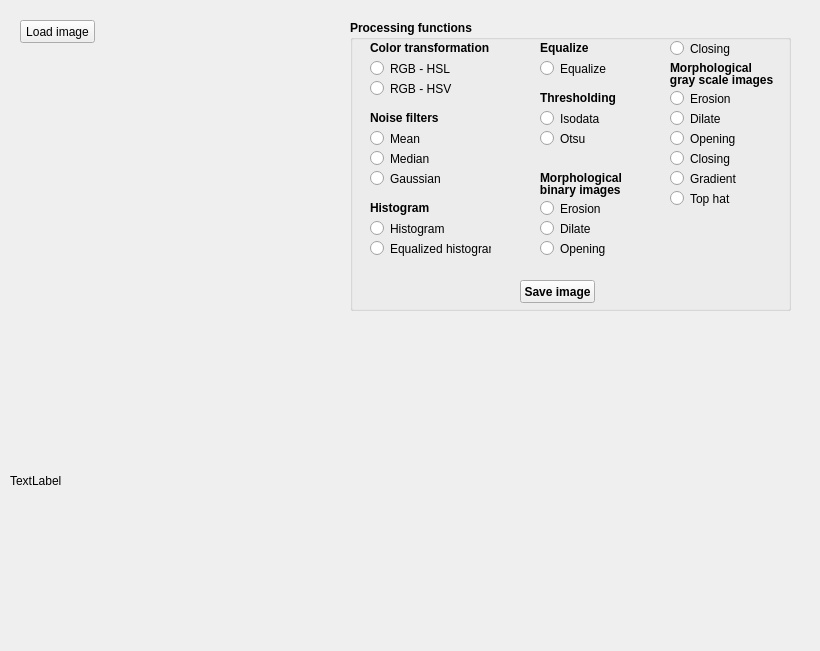
<?xml version="1.0" encoding="UTF-8"?>
<ui version="4.0">
 <class>MainWindow</class>
 <widget class="QMainWindow" name="MainWindow">
  <property name="enabled">
   <bool>true</bool>
  </property>
  <property name="geometry">
   <rect>
    <x>0</x>
    <y>0</y>
    <width>820</width>
    <height>651</height>
   </rect>
  </property>
  <property name="windowTitle">
   <string>MainWindow</string>
  </property>
  <widget class="QWidget" name="centralWidget">
   <widget class="QPushButton" name="pushButtonLoadImage">
    <property name="geometry">
     <rect>
      <x>20</x>
      <y>20</y>
      <width>75</width>
      <height>23</height>
     </rect>
    </property>
    <property name="styleSheet">
     <string notr="true"/>
    </property>
    <property name="text">
     <string>Load image</string>
    </property>
   </widget>
   <widget class="QLabel" name="route">
    <property name="geometry">
     <rect>
      <x>20</x>
      <y>50</y>
      <width>311</width>
      <height>21</height>
     </rect>
    </property>
    <property name="styleSheet">
     <string notr="true"/>
    </property>
    <property name="text">
     <string/>
    </property>
   </widget>
   <widget class="QGroupBox" name="groupBox">
    <property name="geometry">
     <rect>
      <x>350</x>
      <y>20</y>
      <width>441</width>
      <height>291</height>
     </rect>
    </property>
    <property name="font">
     <font>
      <bold>true</bold>
     </font>
    </property>
    <property name="title">
     <string>Processing functions</string>
    </property>
    <widget class="QPushButton" name="pushButtonSaveImage">
     <property name="geometry">
      <rect>
       <x>170</x>
       <y>260</y>
       <width>75</width>
       <height>23</height>
      </rect>
     </property>
     <property name="text">
      <string>Save image</string>
     </property>
    </widget>
    <widget class="QRadioButton" name="radioButtonRGBtoHSL">
     <property name="geometry">
      <rect>
       <x>20</x>
       <y>40</y>
       <width>82</width>
       <height>17</height>
      </rect>
     </property>
     <property name="font">
      <font>
       <bold>false</bold>
      </font>
     </property>
     <property name="text">
      <string>RGB - HSL</string>
     </property>
    </widget>
    <widget class="QRadioButton" name="radioButtonRGBtoHSV">
     <property name="geometry">
      <rect>
       <x>20</x>
       <y>60</y>
       <width>82</width>
       <height>17</height>
      </rect>
     </property>
     <property name="font">
      <font>
       <bold>false</bold>
      </font>
     </property>
     <property name="text">
      <string>RGB - HSV</string>
     </property>
    </widget>
    <widget class="QRadioButton" name="radioButtonMeanFilter">
     <property name="geometry">
      <rect>
       <x>20</x>
       <y>110</y>
       <width>101</width>
       <height>17</height>
      </rect>
     </property>
     <property name="font">
      <font>
       <bold>false</bold>
      </font>
     </property>
     <property name="text">
      <string>Mean </string>
     </property>
    </widget>
    <widget class="QRadioButton" name="radioButtonMedianFilter">
     <property name="geometry">
      <rect>
       <x>20</x>
       <y>130</y>
       <width>111</width>
       <height>17</height>
      </rect>
     </property>
     <property name="font">
      <font>
       <bold>false</bold>
      </font>
     </property>
     <property name="text">
      <string>Median</string>
     </property>
    </widget>
    <widget class="QRadioButton" name="radioButtonGaussianFilter">
     <property name="geometry">
      <rect>
       <x>20</x>
       <y>150</y>
       <width>111</width>
       <height>17</height>
      </rect>
     </property>
     <property name="font">
      <font>
       <bold>false</bold>
      </font>
     </property>
     <property name="text">
      <string>Gaussian</string>
     </property>
    </widget>
    <widget class="QRadioButton" name="radioButtonHistogram">
     <property name="geometry">
      <rect>
       <x>20</x>
       <y>200</y>
       <width>82</width>
       <height>17</height>
      </rect>
     </property>
     <property name="font">
      <font>
       <bold>false</bold>
      </font>
     </property>
     <property name="text">
      <string>Histogram</string>
     </property>
    </widget>
    <widget class="QLabel" name="label">
     <property name="geometry">
      <rect>
       <x>20</x>
       <y>90</y>
       <width>71</width>
       <height>16</height>
      </rect>
     </property>
     <property name="text">
      <string>Noise filters</string>
     </property>
    </widget>
    <widget class="QLabel" name="label_2">
     <property name="geometry">
      <rect>
       <x>20</x>
       <y>180</y>
       <width>61</width>
       <height>16</height>
      </rect>
     </property>
     <property name="text">
      <string>Histogram</string>
     </property>
    </widget>
    <widget class="QLabel" name="label_3">
     <property name="geometry">
      <rect>
       <x>20</x>
       <y>20</y>
       <width>121</width>
       <height>16</height>
      </rect>
     </property>
     <property name="text">
      <string>Color transformation</string>
     </property>
    </widget>
    <widget class="QLabel" name="label_4">
     <property name="geometry">
      <rect>
       <x>190</x>
       <y>70</y>
       <width>81</width>
       <height>16</height>
      </rect>
     </property>
     <property name="text">
      <string>Thresholding</string>
     </property>
    </widget>
    <widget class="QRadioButton" name="radioButtonIsodata">
     <property name="geometry">
      <rect>
       <x>190</x>
       <y>90</y>
       <width>82</width>
       <height>17</height>
      </rect>
     </property>
     <property name="font">
      <font>
       <bold>false</bold>
      </font>
     </property>
     <property name="text">
      <string>Isodata</string>
     </property>
    </widget>
    <widget class="QRadioButton" name="radioButtonOtsu">
     <property name="geometry">
      <rect>
       <x>190</x>
       <y>110</y>
       <width>82</width>
       <height>17</height>
      </rect>
     </property>
     <property name="font">
      <font>
       <bold>false</bold>
      </font>
     </property>
     <property name="text">
      <string>Otsu</string>
     </property>
    </widget>
    <widget class="QLabel" name="label_5">
     <property name="geometry">
      <rect>
       <x>190</x>
       <y>20</y>
       <width>121</width>
       <height>16</height>
      </rect>
     </property>
     <property name="text">
      <string>Equalize</string>
     </property>
    </widget>
    <widget class="QRadioButton" name="radioButtonEqualize">
     <property name="geometry">
      <rect>
       <x>190</x>
       <y>40</y>
       <width>82</width>
       <height>17</height>
      </rect>
     </property>
     <property name="font">
      <font>
       <bold>false</bold>
      </font>
     </property>
     <property name="text">
      <string>Equalize</string>
     </property>
    </widget>
    <widget class="QLabel" name="label_6">
     <property name="geometry">
      <rect>
       <x>190</x>
       <y>150</y>
       <width>81</width>
       <height>16</height>
      </rect>
     </property>
     <property name="text">
      <string>Morphological </string>
     </property>
    </widget>
    <widget class="QRadioButton" name="radioButtonErosion">
     <property name="geometry">
      <rect>
       <x>190</x>
       <y>180</y>
       <width>82</width>
       <height>17</height>
      </rect>
     </property>
     <property name="font">
      <font>
       <bold>false</bold>
      </font>
     </property>
     <property name="text">
      <string>Erosion</string>
     </property>
    </widget>
    <widget class="QRadioButton" name="radioButtonDilate">
     <property name="geometry">
      <rect>
       <x>190</x>
       <y>200</y>
       <width>82</width>
       <height>17</height>
      </rect>
     </property>
     <property name="font">
      <font>
       <bold>false</bold>
      </font>
     </property>
     <property name="text">
      <string>Dilate</string>
     </property>
    </widget>
    <widget class="QRadioButton" name="radioButtonOpening">
     <property name="geometry">
      <rect>
       <x>190</x>
       <y>220</y>
       <width>82</width>
       <height>17</height>
      </rect>
     </property>
     <property name="font">
      <font>
       <bold>false</bold>
      </font>
     </property>
     <property name="text">
      <string>Opening</string>
     </property>
    </widget>
    <widget class="QRadioButton" name="radioButtonClosing">
     <property name="geometry">
      <rect>
       <x>320</x>
       <y>20</y>
       <width>82</width>
       <height>17</height>
      </rect>
     </property>
     <property name="font">
      <font>
       <bold>false</bold>
      </font>
     </property>
     <property name="text">
      <string>Closing</string>
     </property>
    </widget>
    <widget class="QRadioButton" name="radioButtonEquHistogram">
     <property name="geometry">
      <rect>
       <x>20</x>
       <y>220</y>
       <width>121</width>
       <height>17</height>
      </rect>
     </property>
     <property name="font">
      <font>
       <bold>false</bold>
      </font>
     </property>
     <property name="text">
      <string>Equalized histogram</string>
     </property>
    </widget>
    <widget class="QLabel" name="label_7">
     <property name="geometry">
      <rect>
       <x>180</x>
       <y>160</y>
       <width>101</width>
       <height>20</height>
      </rect>
     </property>
     <property name="text">
      <string>   binary images</string>
     </property>
    </widget>
    <widget class="QLabel" name="label_8">
     <property name="geometry">
      <rect>
       <x>320</x>
       <y>40</y>
       <width>81</width>
       <height>16</height>
      </rect>
     </property>
     <property name="text">
      <string>Morphological </string>
     </property>
    </widget>
    <widget class="QLabel" name="label_9">
     <property name="geometry">
      <rect>
       <x>310</x>
       <y>50</y>
       <width>121</width>
       <height>20</height>
      </rect>
     </property>
     <property name="text">
      <string>   gray scale images</string>
     </property>
    </widget>
    <widget class="QRadioButton" name="radioButtonGSErosion">
     <property name="geometry">
      <rect>
       <x>320</x>
       <y>70</y>
       <width>82</width>
       <height>17</height>
      </rect>
     </property>
     <property name="font">
      <font>
       <bold>false</bold>
      </font>
     </property>
     <property name="text">
      <string>Erosion</string>
     </property>
    </widget>
    <widget class="QRadioButton" name="radioButtonGSDilate">
     <property name="geometry">
      <rect>
       <x>320</x>
       <y>90</y>
       <width>82</width>
       <height>17</height>
      </rect>
     </property>
     <property name="font">
      <font>
       <bold>false</bold>
      </font>
     </property>
     <property name="text">
      <string>Dilate</string>
     </property>
    </widget>
    <widget class="QRadioButton" name="radioButtonGSOpening">
     <property name="geometry">
      <rect>
       <x>320</x>
       <y>110</y>
       <width>82</width>
       <height>17</height>
      </rect>
     </property>
     <property name="font">
      <font>
       <bold>false</bold>
      </font>
     </property>
     <property name="text">
      <string>Opening</string>
     </property>
    </widget>
    <widget class="QRadioButton" name="radioButtonGSClosing">
     <property name="geometry">
      <rect>
       <x>320</x>
       <y>130</y>
       <width>82</width>
       <height>17</height>
      </rect>
     </property>
     <property name="font">
      <font>
       <bold>false</bold>
      </font>
     </property>
     <property name="text">
      <string>Closing</string>
     </property>
    </widget>
    <widget class="QRadioButton" name="radioButtonGSTopHat">
     <property name="geometry">
      <rect>
       <x>320</x>
       <y>170</y>
       <width>82</width>
       <height>17</height>
      </rect>
     </property>
     <property name="font">
      <font>
       <bold>false</bold>
      </font>
     </property>
     <property name="text">
      <string>Top hat</string>
     </property>
    </widget>
    <widget class="QRadioButton" name="radioButtonGSGradient">
     <property name="geometry">
      <rect>
       <x>320</x>
       <y>150</y>
       <width>82</width>
       <height>17</height>
      </rect>
     </property>
     <property name="font">
      <font>
       <bold>false</bold>
      </font>
     </property>
     <property name="text">
      <string>Gradient</string>
     </property>
    </widget>
   </widget>
   <widget class="QLabel" name="labelImage">
    <property name="geometry">
     <rect>
      <x>20</x>
      <y>80</y>
      <width>311</width>
      <height>221</height>
     </rect>
    </property>
    <property name="text">
     <string/>
    </property>
   </widget>
   <widget class="QLabel" name="label_10">
    <property name="geometry">
     <rect>
      <x>10</x>
      <y>330</y>
      <width>321</width>
      <height>301</height>
     </rect>
    </property>
    <property name="text">
     <string>TextLabel</string>
    </property>
   </widget>
  </widget>
 </widget>
 <layoutdefault spacing="6" margin="11"/>
 <resources/>
 <connections/>
</ui>
